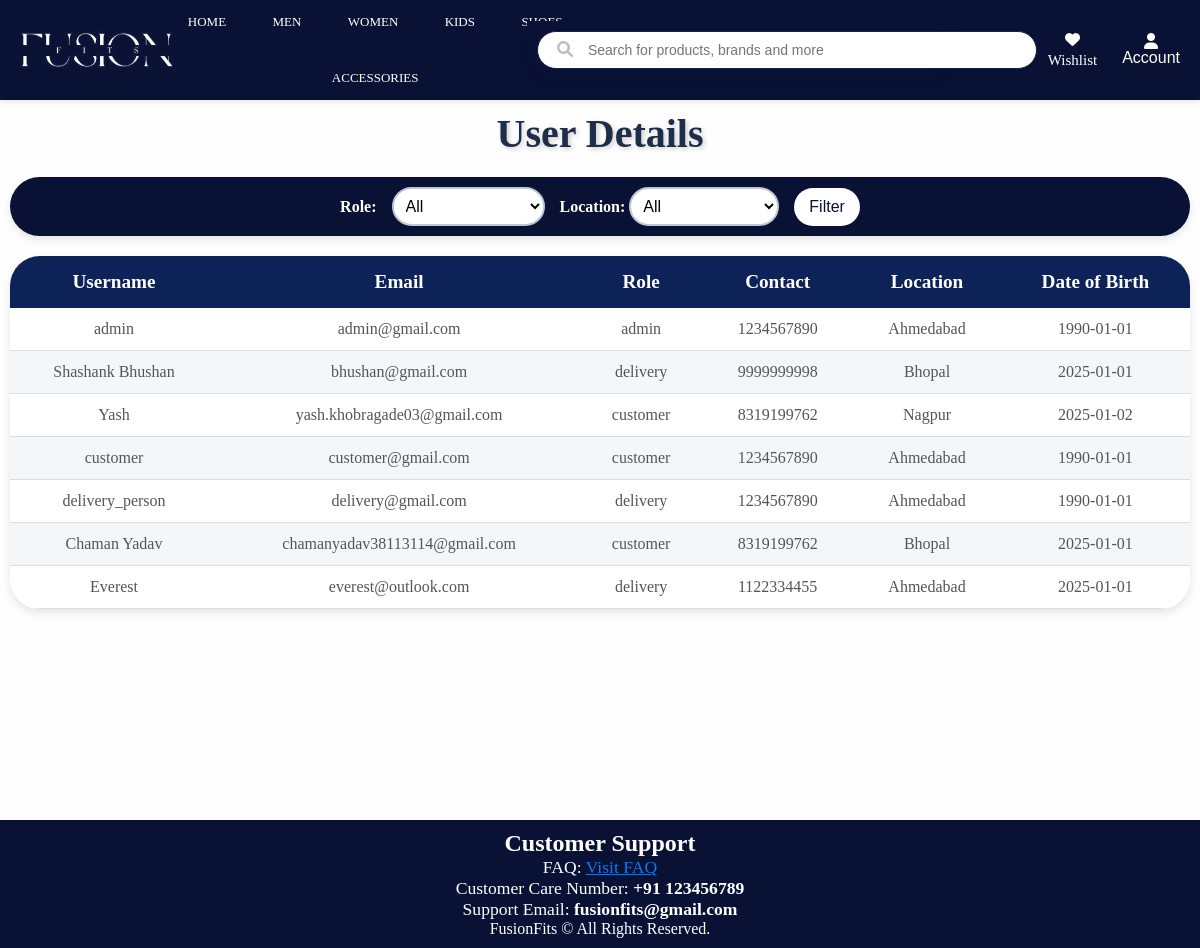
The app's page /admin/user_details (signed in), older data.
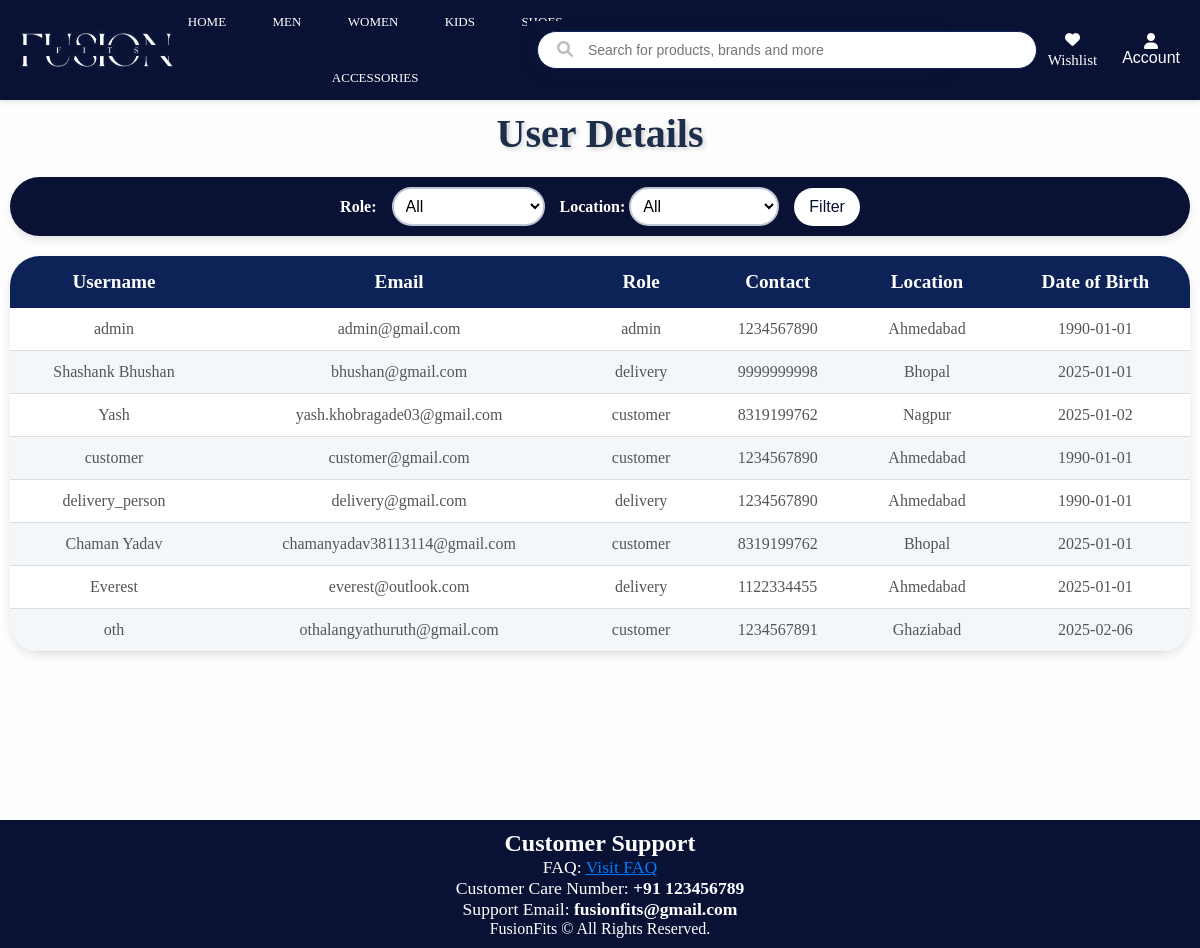
The same page, newer data.
### app/models.py (models this page shows, shortened)
class User(UserMixin, db.Model):
    id = db.Column(db.Integer, primary_key=True)
    username = db.Column(db.String(50), nullable=False)
    email = db.Column(db.String(100), unique=True, nullable=False)
    password = db.Column(db.String(255), nullable=False)
    role = db.Column(db.String(20), nullable=False)
    contact = db.Column(db.String(20), nullable=False)
    address = db.Column(db.String(200), nullable=False)
    city = db.Column(db.String(100), nullable=False)
    dob = db.Column(db.Date, nullable=False)
    reset_token = db.Column(db.String(128), nullable=True)

### app/admin.py (the view)
@admin.route('/user_details', methods=['GET', 'POST'])
@restrict_to_admin()
def user_details():
    role_filter = request.args.get('role','')
    location_filter = request.args.get('location','')
    query = User.query
    if role_filter:
        query = query.filter_by(role=role_filter)
    if location_filter:
        query = query.filter(User.city.ilike(f"%{location_filter}%"))
    users = query.all()
    return render_template('user_details.html', users=users, role_filter=role_filter, location_filter=location_filter)

### app/utils.py (called while the page is built)
def restrict_to_admin():
    def decorator(f):
        @wraps(f)
        @login_required
        def decorated_function(*args, **kwargs):
            if current_user.role != "admin":
                flash("Access denied! Admins only.", "danger")
                return redirect(url_for("main.home"))
            return f(*args, **kwargs)
        return decorated_function
    return decorator

### app/templates/user_details.html (shortened to what this page needs)
<!DOCTYPE html>
<html lang="en">
<head>
    <link rel="stylesheet" href="{{ url_for('static', filename='user.css') }}">
</head>
<body>
    {% extends "home.html" %}
    {% block content %}
    <div class="container">
        <h1>User Details</h1>
    <form method="GET" action="{{ url_for('admin.user_details') }}" class= "filter-form">
        <label for="role">Role:</label>
        <select name="role" id="role">
            <option value="">All</option>
        </select>
<div class="form-group">
  <label for="location">Location:</label>
  <select name="location" id="location" class="form-control">
      <option value="">All</option>
  </select>
</div>
        <button type="submit">Filter</button>
    </form>
    <table>
        <thead>
            <tr>
                <th>Username</th>
                <th>Email</th>
                <th>Role</th>
                <th>Contact</th>
                <th>Location</th>
                <th>Date of Birth</th>
            </tr>
        </thead>
        <tbody>
            {% for user in users %}
                <tr>
                    <td>{{ user.username }}</td>
                    <td>{{ user.email }}</td>
                    <td>{{ user.role }}</td>
                    <td>{{ user.contact }}</td>
                    <td>{{ user.city }}</td>
                    <td>{{ user.dob }}</td>
                </tr>
            {% endfor %}
        </tbody>
    </table>
</div>
    {% endblock %}

Row changes from the older to the newer data that the page shows:
added User: username "oth", email "othalangyathuruth@gmail.com", role "customer", contact "1234567891", city "Ghaziabad", dob "2025-02-06"
